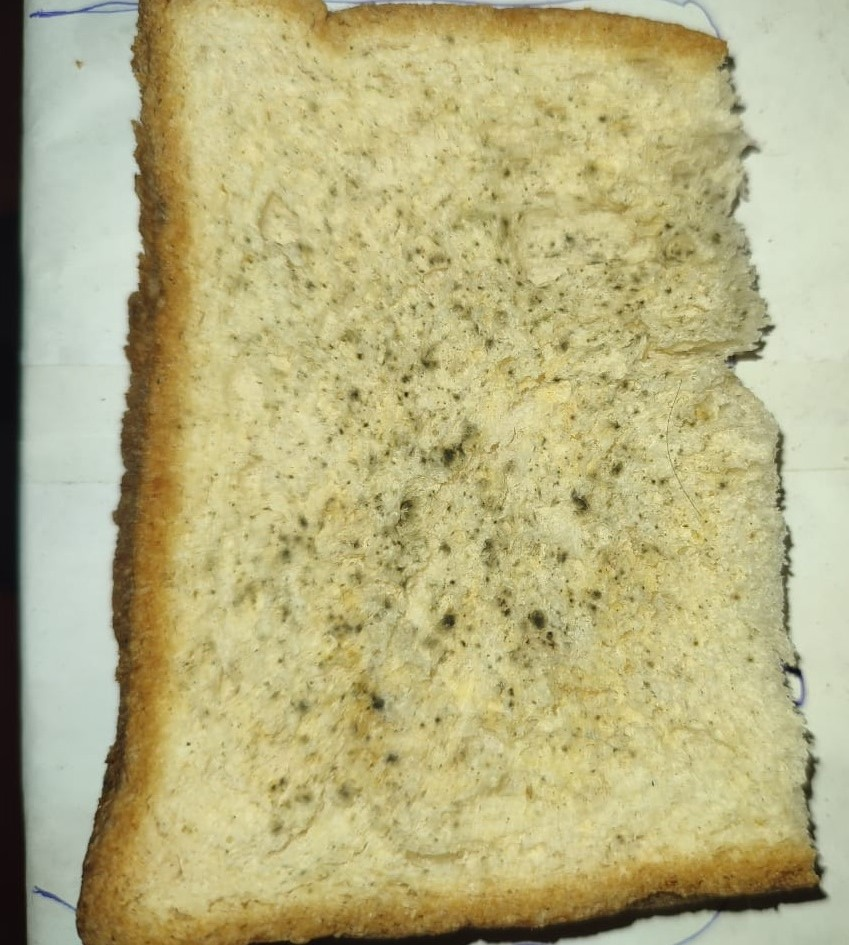
#> input picture B.jpg, 849 x 945 px
$ jupyter execute --allow-errors Algorithm.ipynb   (older library calls are emulated)
#> lines starting #> are read from the running program, lines starting #| are printed output that depends on the picture; pictures that were not available may be replaced by others from this repository, and a replacement may not be noted
[cell 1]
import cv2

# Load the image
image = cv2.imread('B.jpg')
#> image is the input picture: shape (945, 849, 3); mean B, G, R 129, 175.9, 182
save_path = r'C:\Users\PCCS\Desktop\ImageProcessing\PreProcessing\BSET\cropped_image.jpg'

# Define the coordinates of the top-left and bottom-right corners of the rectangle
# you want to crop. Format: (x, y)
# Example: Crop the region starting from (100, 50) to (400, 300)
top_left_corner = (200, 250)
bottom_right_corner = (100, 750)


# Crop the image using array slicing
cropped_image = image[top_left_corner[1]:bottom_right_corner[1], top_left_corner[0]:bottom_right_corner[1]]
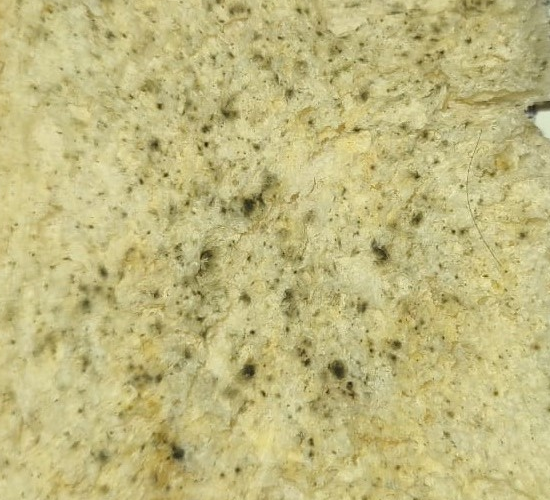
#> cropped_image: shape (500, 550, 3); mean B, G, R 127.1, 184.7, 192.4

# Display the original and cropped images
cv2.imshow('Original Image', image)
cv2.imshow('Cropped Image', cropped_image)
cv2.imwrite(save_path, cropped_image)

# Wait for a key press and then close all windows
cv2.waitKey(0)
cv2.destroyAllWindows()

[cell 2]
import cv2
import numpy as np

# Load the image
image = cv2.imread('cropped_image.jpg', cv2.IMREAD_GRAYSCALE)
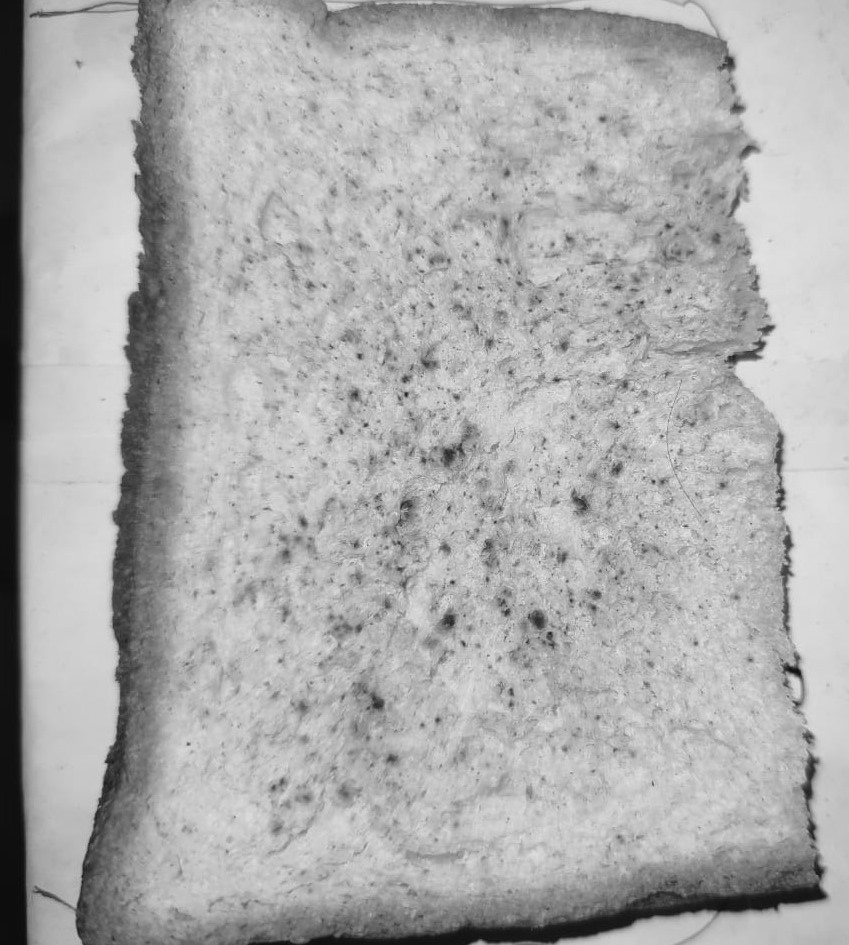
#> image: shape (945, 849); min 11, max 236, mean 172.3
save_path = r'C:\Users\PCCS\Desktop\ImageProcessing\PreProcessing\BSET\sharpened_image.jpg'

# Calculate the Laplacian
laplacian = cv2.Laplacian(image, cv2.CV_64F)
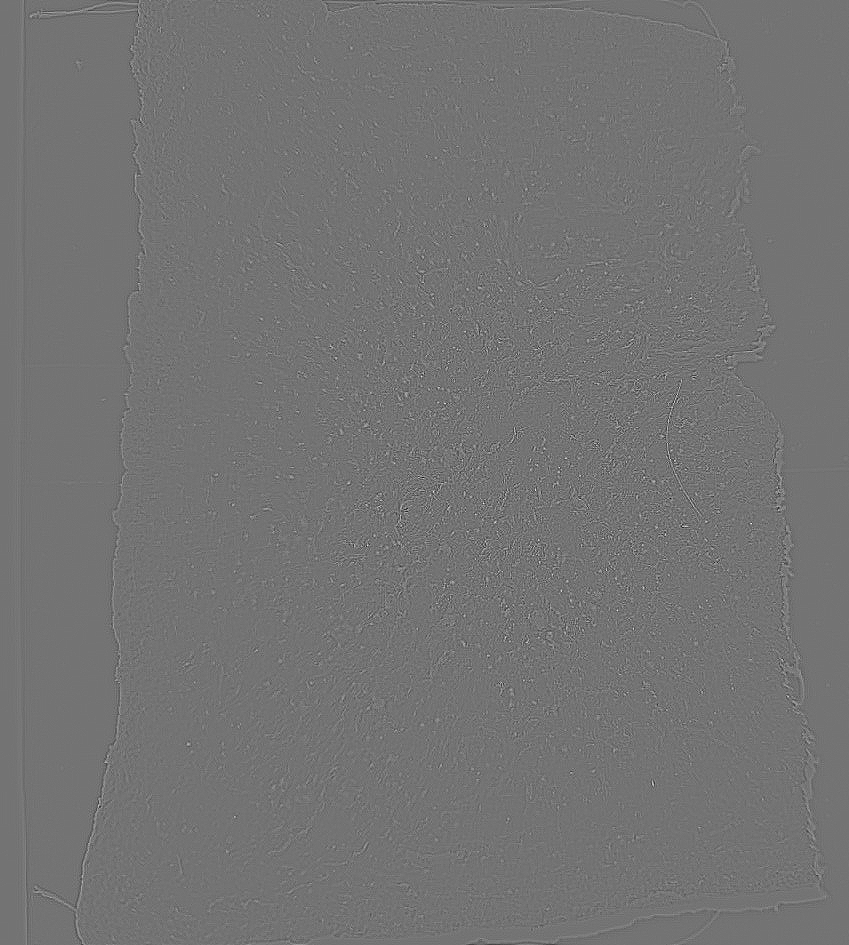
#> laplacian: shape (945, 849) float64; min -191, max 229, mean 0; drawn with min black and max white

# Normalize the Laplacian image to display
# Convert to an unsigned 8-bit type
laplacian_display = cv2.convertScaleAbs(laplacian)
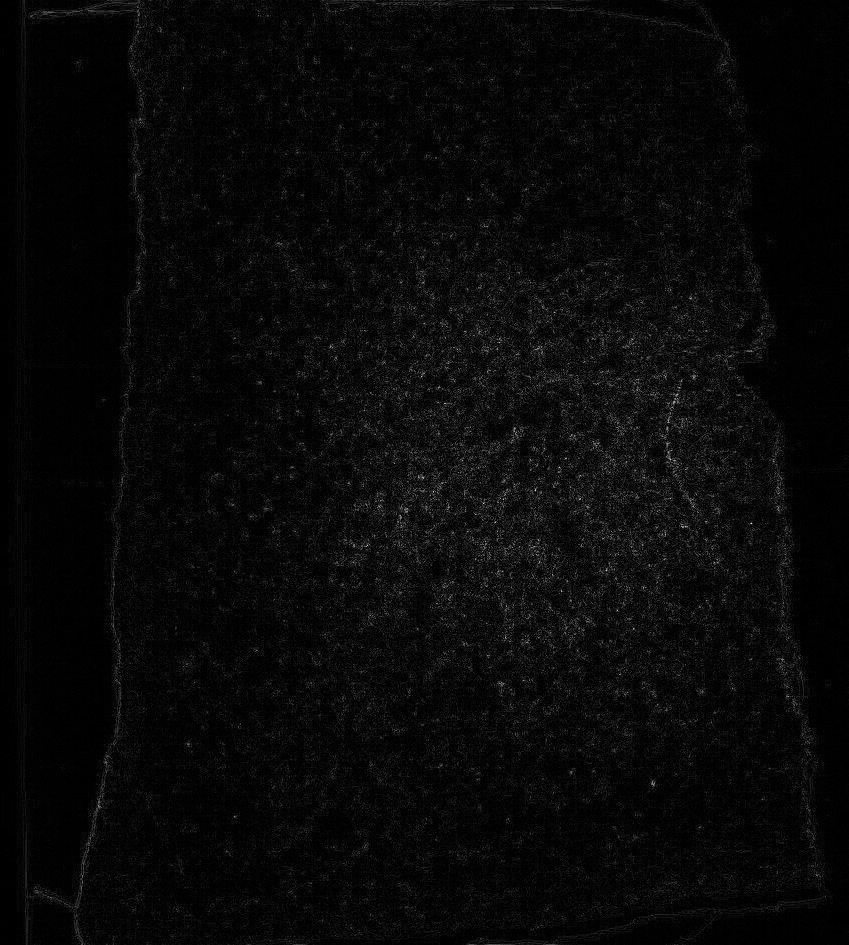
#> laplacian_display: shape (945, 849); min 0, max 229, mean 8.7

# Subtract the Laplacian from the original image to get the sharpened image
# Note: The convertScaleAbs function scales, calculates absolute values, and converts the result to 8-bit.
sharpened_image = cv2.convertScaleAbs(image - laplacian)

# Display the results
cv2.imshow('Original Image', image)
cv2.imshow('Laplacian Image', laplacian_display)
cv2.imshow('Sharpened Image', sharpened_image)
cv2.imwrite(save_path, sharpened_image)
cv2.waitKey(0)
cv2.destroyAllWindows()

[cell 3]
import cv2

# Load an image
image_path = 'sharpened_image.jpg'  # Replace this with the path to your image
save_path = r'C:\Users\PCCS\Desktop\ImageProcessing\PreProcessing\BSET\median_filtered_image.jpg'

image = cv2.imread(image_path)


# Apply a median filter
kernel_size = 3  # Size of the kernel window
median_filtered_image = cv2.medianBlur(image, kernel_size)

# Display the original and filtered images
cv2.imshow('Original Image', image)
cv2.imshow('Median Filtered Image', median_filtered_image)
cv2.imwrite(save_path, median_filtered_image)
cv2.waitKey(0)
cv2.destroyAllWindows()
